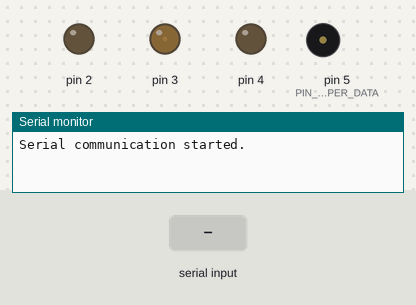
This program was run on a simulated Arduino Nano, built with avr-gcc and run on an emulated ATmega328P. Parts: output pins drawn as LEDs (lit = HIGH), buzzer (waves = sounding), the last lines printed to the serial monitor. Inputs (shaded band) come from the test bench.

Above: at 1.2 s.
1.3 s: "p" received over Serial
At 1.45 s:
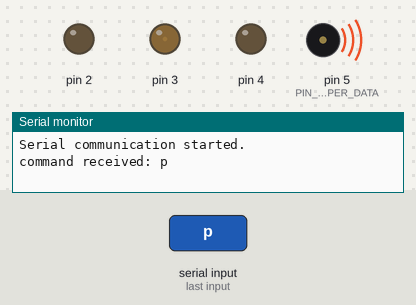
4.3 s: "b" received over Serial
7.3 s: "1" received over Serial
Timing chart, 0 to 10.3 s (numbered marks = the images above; inputs shaded):
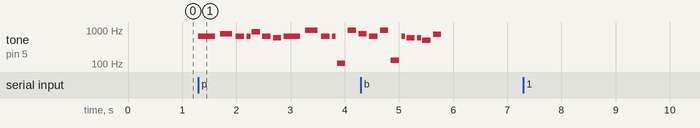

The program:

main.cpp
```cpp
#include <Arduino.h>
#include <Pitches.h>
#include <Note.h>
#include <Light.h>
#include <Sound.h>

static const int PIN_BEEPER_DATA = 5;
static const int timeChange = 200;
char command;
boolean newData = false;
Light lightLib;
Sound soundLib;
void listenForCommand();
void receiveCommand();
void playTune();


Note noteList[] = {
Note(659, 460),
Note(784, 340),
Note(659, 230),
Note(659, 110),
Note(880, 230),
Note(659, 230),
Note(587, 230),
Note(659, 460),
Note(988, 340),
Note(659, 230),
Note(659, 110),
Note(104, 230),
Note(988, 230),
Note(784, 230),
Note(659, 230),
Note(988, 230),
Note(131, 230),
Note(659, 110),
Note(587, 230),
Note(587, 110),
Note(494, 230),
Note(740, 230),
Note(659, 460),
};


void setup() {
  Serial.begin(9600);
  Serial.println("Serial communication started.");

  lightLib.setPins(2, 3, 4);
  lightLib.setColor(0, 10, 50);
}

void loop() {
  receiveCommand();
  listenForCommand();
}

void playTune() {
  soundLib.setBeeperDataPin(5);
  soundLib.melody(noteList, sizeof(noteList) / sizeof(noteList[0]));
}

void receiveCommand() {
  if (Serial.available() > 0) {
    command = Serial.read();
    newData = true;
  }
}

void listenForCommand() {
  if (newData == true) {
    Serial.print("command received: ");

    Serial.println(command);

    if (command == 'p') {
      playTune();
    } else if (command == 'b') {
      // do nothing
    } else {
      Serial.println("Unknown command.");
    }

    newData = false;
  }
}
```

Pitches.h
```cpp
/*************************************************
 * Public Constants
 *************************************************/

#define NOTE_B0  31
#define NOTE_C1  33
#define NOTE_CS1 35
#define NOTE_D1  37
#define NOTE_DS1 39
#define NOTE_E1  41
#define NOTE_F1  44
#define NOTE_FS1 46
#define NOTE_G1  49
#define NOTE_GS1 52
#define NOTE_A1  55
#define NOTE_AS1 58
#define NOTE_B1  62
#define NOTE_C2  65
#define NOTE_CS2 69
#define NOTE_D2  73
#define NOTE_DS2 78
#define NOTE_E2  82
#define NOTE_F2  87
#define NOTE_FS2 93
#define NOTE_G2  98
#define NOTE_GS2 104
#define NOTE_A2  110
#define NOTE_AS2 117
#define NOTE_B2  123
#define NOTE_C3  131
#define NOTE_CS3 139
#define NOTE_D3  147
#define NOTE_DS3 156
#define NOTE_E3  165
#define NOTE_F3  175
#define NOTE_FS3 185
#define NOTE_G3  196
#define NOTE_GS3 208
#define NOTE_A3  220
#define NOTE_AS3 233
#define NOTE_B3  247
#define NOTE_C4  262
#define NOTE_CS4 277
#define NOTE_D4  294
#define NOTE_DS4 311
#define NOTE_E4  330
#define NOTE_F4  349
#define NOTE_FS4 370
#define NOTE_G4  392
#define NOTE_GS4 415
#define NOTE_A4  440
#define NOTE_AS4 466
#define NOTE_B4  494
#define NOTE_C5  523
#define NOTE_CS5 554
#define NOTE_D5  587
#define NOTE_DS5 622
#define NOTE_E5  659
#define NOTE_F5  698
#define NOTE_FS5 740
#define NOTE_G5  784
#define NOTE_GS5 831
#define NOTE_A5  880
#define NOTE_AS5 932
#define NOTE_B5  988
#define NOTE_C6  1047
#define NOTE_CS6 1109
#define NOTE_D6  1175
#define NOTE_DS6 1245
#define NOTE_E6  1319
#define NOTE_F6  1397
#define NOTE_FS6 1480
#define NOTE_G6  1568
#define NOTE_GS6 1661
#define NOTE_A6  1760
#define NOTE_AS6 1865
#define NOTE_B6  1976
#define NOTE_C7  2093
#define NOTE_CS7 2217
#define NOTE_D7  2349
#define NOTE_DS7 2489
#define NOTE_E7  2637
#define NOTE_F7  2794
#define NOTE_FS7 2960
#define NOTE_G7  3136
#define NOTE_GS7 3322
#define NOTE_A7  3520
#define NOTE_AS7 3729
#define NOTE_B7  3951
#define NOTE_C8  4186
#define NOTE_CS8 4435
#define NOTE_D8  4699
#define NOTE_DS8 4978
```

Measured:
- after the input at 1.3 s, tone on pin 5 (PIN_BEEPER_DATA): plays 659 Hz for 0.31 s, 784 Hz for 0.23 s, 659 Hz for 0.15 s, 659 Hz for 0.07 s, 880 Hz for 0.15 s, 659 Hz for 0.15 s … (14 notes in this stretch), starting at once
